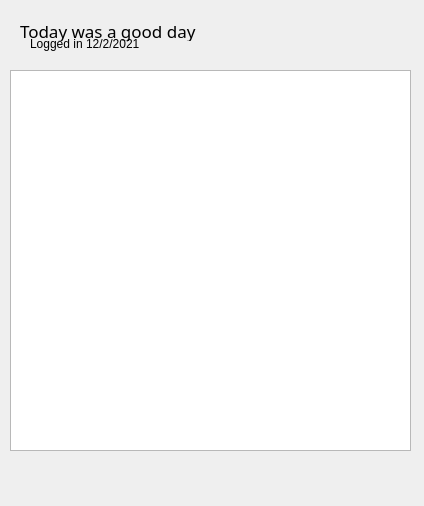
<?xml version="1.0" encoding="UTF-8"?>
<ui version="4.0">
 <class>MainWindow</class>
 <widget class="QMainWindow" name="MainWindow">
  <property name="geometry">
   <rect>
    <x>0</x>
    <y>0</y>
    <width>424</width>
    <height>506</height>
   </rect>
  </property>
  <property name="windowTitle">
   <string>MainWindow</string>
  </property>
  <widget class="QWidget" name="centralwidget">
   <widget class="QTextBrowser" name="content">
    <property name="geometry">
     <rect>
      <x>10</x>
      <y>70</y>
      <width>401</width>
      <height>381</height>
     </rect>
    </property>
    <property name="lineWrapMode">
     <enum>QTextEdit::NoWrap</enum>
    </property>
    <property name="markdown">
     <string/>
    </property>
    <property name="html">
     <string>&lt;!DOCTYPE HTML PUBLIC &quot;-//W3C//DTD HTML 4.0//EN&quot; &quot;http://www.w3.org/TR/REC-html40/strict.dtd&quot;&gt;
&lt;html&gt;&lt;head&gt;&lt;meta name=&quot;qrichtext&quot; content=&quot;1&quot; /&gt;&lt;style type=&quot;text/css&quot;&gt;
p, li { white-space: pre-wrap; }
&lt;/style&gt;&lt;/head&gt;&lt;body style=&quot; font-family:'MS Shell Dlg 2'; font-size:8.25pt; font-weight:400; font-style:normal;&quot;&gt;
&lt;p style=&quot;-qt-paragraph-type:empty; margin-top:0px; margin-bottom:0px; margin-left:0px; margin-right:0px; -qt-block-indent:0; text-indent:0px;&quot;&gt;&lt;br /&gt;&lt;/p&gt;&lt;/body&gt;&lt;/html&gt;</string>
    </property>
   </widget>
   <widget class="QLabel" name="titleLabel">
    <property name="geometry">
     <rect>
      <x>20</x>
      <y>20</y>
      <width>391</width>
      <height>21</height>
     </rect>
    </property>
    <property name="font">
     <font>
      <family>Myanmar Text</family>
      <pointsize>13</pointsize>
     </font>
    </property>
    <property name="text">
     <string>Today was a good day</string>
    </property>
   </widget>
   <widget class="QLabel" name="creationLabel">
    <property name="geometry">
     <rect>
      <x>30</x>
      <y>36</y>
      <width>141</width>
      <height>16</height>
     </rect>
    </property>
    <property name="text">
     <string>Logged in 12/2/2021</string>
    </property>
   </widget>
  </widget>
  <widget class="QMenuBar" name="menubar">
   <property name="geometry">
    <rect>
     <x>0</x>
     <y>0</y>
     <width>424</width>
     <height>21</height>
    </rect>
   </property>
  </widget>
 </widget>
 <resources/>
 <connections/>
</ui>
